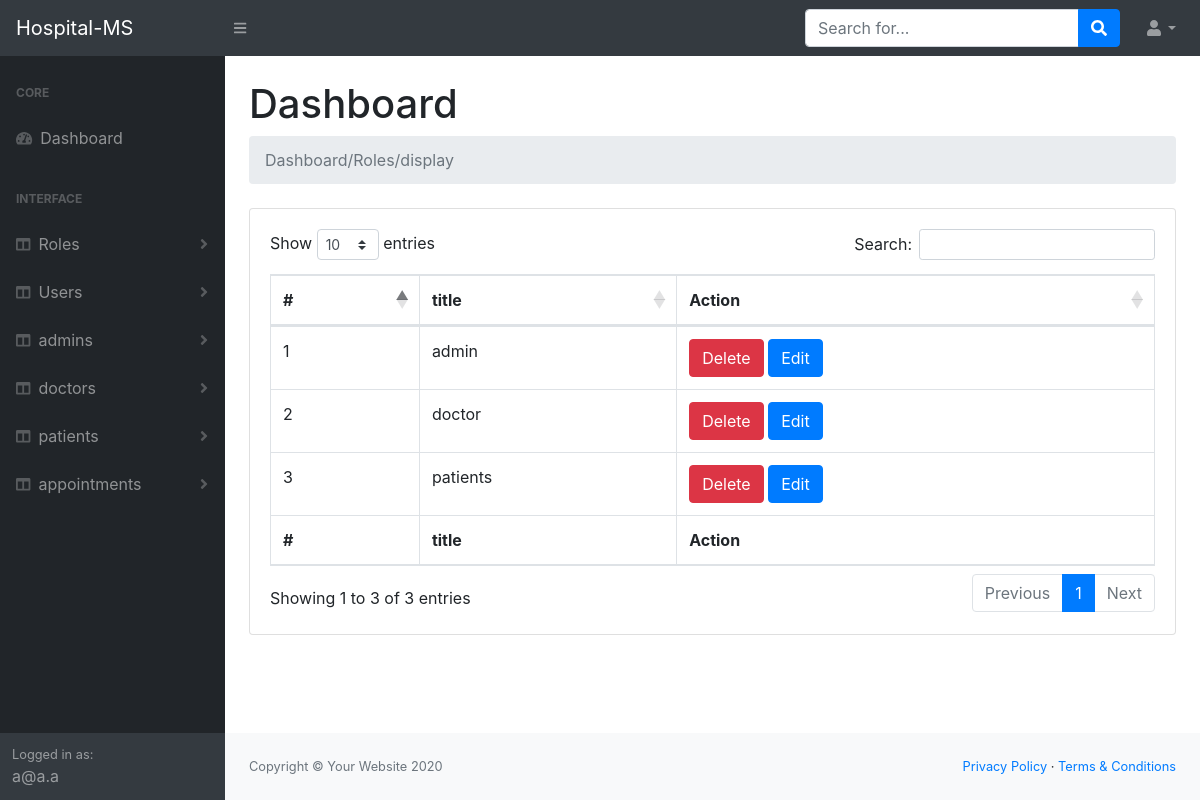
The page /Roles/index.php (signed in) on the database its author committed.
### tables this page shows
CREATE TABLE `roles` (
  `id` tinyint(4) NOT NULL,
  `title` char(100) NOT NULL
);

### Roles/index.php (the view, shortened to what this page needs)
<?php
require '../helpers/dbConnection.php';
$sql = 'select * from roles';
$op = mysqli_query($con, $sql);
require '../layouts/header.php';
require '../layouts/nav.php';
require '../layouts/sidNav.php';
?>
<main>
    <div class="container-fluid">
        <h1 class="mt-4">Dashboard</h1>
        <ol class="breadcrumb mb-4">
            <li class="breadcrumb-item active">Dashboard/Roles/display</li>
            <?php
            echo '<br>';
            ?>
        </ol>
        <div class="card mb-4">
            <div class="card-body">
                <div class="table-responsive">
                    <table class="table table-bordered" id="dataTable" width="100%" cellspacing="0">
                        <thead>
                        <tr>
                            <th>#</th>
                            <th>title</th>
                            <th>Action</th>
                        </tr>
                        </thead>
                        <tfoot>
                        <tr>
                            <th>#</th>
                            <th>title</th>
                            <th>Action</th>
                        </tfoot>
                        <tbody>
                        <?php
                        while ($data = mysqli_fetch_assoc($op)) {
                            ?>
                            <tr>
                                <td><?php echo $data['id']; ?></td>
                                <td><?php echo $data['title']; ?></td>
                                <td>
                                    <a href='delete.php?id=<?php echo $data['id']; ?>'
                                       class='btn btn-danger m-r-1em'>Delete</a>
                                    <a href='edit.php?id=<?php echo $data['id']; ?>' class='btn btn-primary m-r-1em'>Edit</a>
                                </td>
                            </tr>
                            <?php
                        }
                        ?>
                        </tbody>
                    </table>
                </div>
            </div>
        </div>
    </div>
</main>
<?php
require '../layouts/footer.php';
?>

### rows shown on the page
roles: id "1", title "admin"
roles: id "2", title "doctor"
roles: id "3", title "patients"

### other values the page prints
$module "Roles"
$module "Users"
$module "admins"
$module "doctors"
$module "patients"
$module "appointments"
$_SESSION['user']['email'] "a@a.a"
